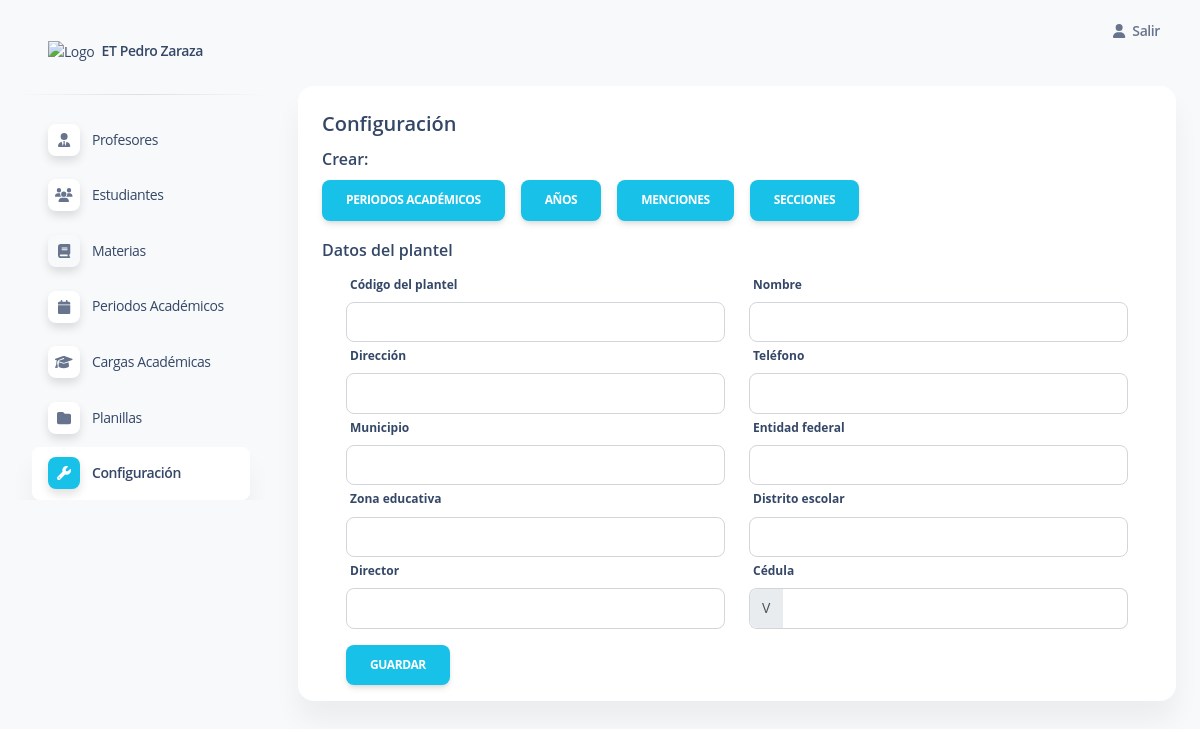
The app's page /configuracion (signed in), older data.
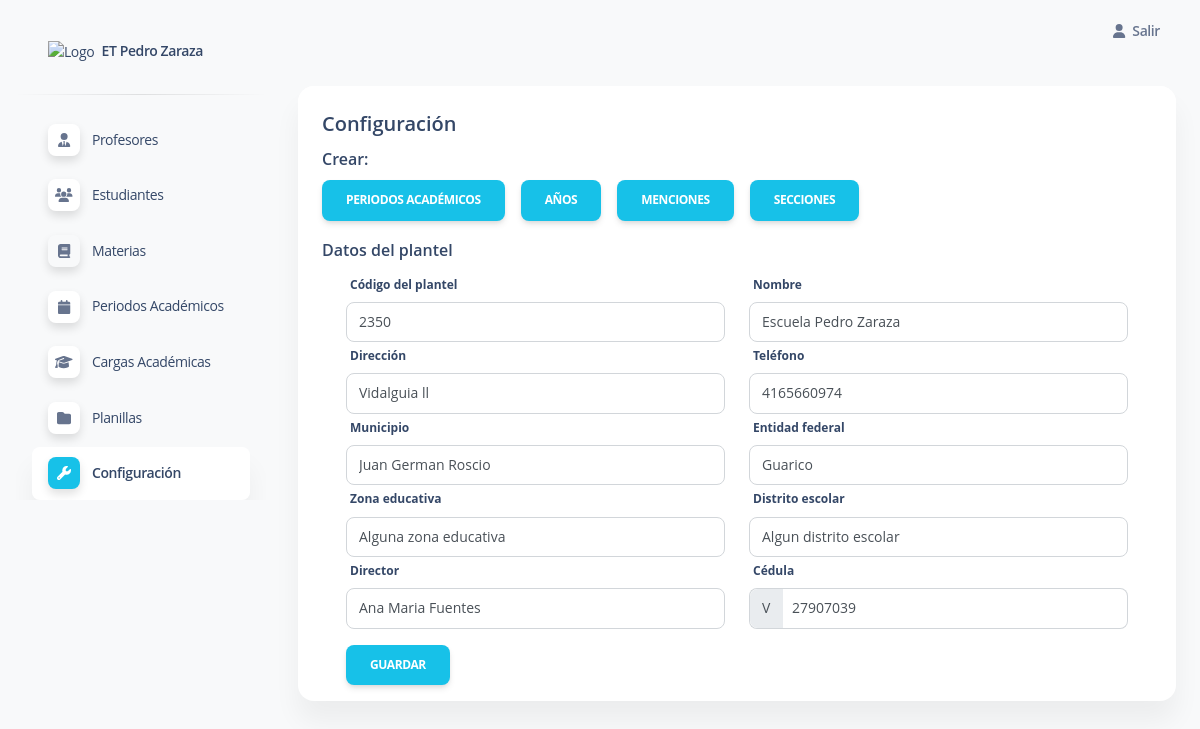
The same page, newer data.
### apps/home/models.py (models this page shows, shortened)
class DatosPlantel(models.Model):
    id = models.AutoField(primary_key=True)  # Llave primaria autoincremental
    codigo = models.CharField(max_length=255)  # Cadena de texto no nula
    nombre = models.CharField(max_length=255)  # Cadena de texto no nula
    direccion = models.CharField(max_length=255)  # Cadena de texto no nula
    telefono = models.PositiveIntegerField()  # Número no nulo
    municipio = models.CharField(max_length=255)  # Cadena de texto no nula
    entidad_federal = models.CharField(max_length=255)  # Cadena de texto no nula
    zona_educativa = models.CharField(max_length=255)  # Cadena de texto no nula
    distrito_escolar = models.CharField(max_length=255)  # Cadena de texto no nula
    ci_tipo = models.CharField(max_length=1, null=False)  # String de un solo carácter no nulo
    ci = models.PositiveIntegerField(null=False)  # Número no nulo
    director = models.CharField(max_length=255)
    class Meta:
        verbose_name_plural = "Datos Plantel"  # Nombre en plural para el panel de administración

### apps/home/views.py (the view)
# urls.py: path('configuracion', views.configuracion, name='configuracion'),
@login_required(login_url="/login/")
def configuracion(request):
    if request.method == 'POST':
        form = PlantelForm(request.POST)
        if form.is_valid():
            datos_plantel = DatosPlantel.objects.first()
            if datos_plantel:
                DatosPlantel.objects.update(**form.cleaned_data)
            else:
                DatosPlantel.objects.create(**form.cleaned_data)
                datos_plantel = form.cleaned_data
    else:
        datos_plantel = DatosPlantel.objects.values().first()
        if not datos_plantel:
            datos_plantel= {
                'codigo': '',
                'nombre': '',
                'direccion': '',
                'telefono': None,
                'municipio': '',
                'entidad_federal': '',
                'zona_educativa': '',
                'distrito_escolar': '',
                'director': '',
                'ci_tipo': '',
                'ci': None
            }
    form = PlantelForm(initial=datos_plantel)
    content = 'home/configuracion/index.html'
    context = {
        'form':form,
        'segment':'configuracion',
        'title':'Configuración',
        'table':content
    }
    return render(request, 'home/table.html', context)

### apps/context_processors.py (called while the page is built)
def cfg_assets_root(request):
    return { 'ASSETS_ROOT' : settings.ASSETS_ROOT }

### apps/templates/home/table.html (shortened to what this page needs)
{% extends 'layouts/base.html' %}
{% block content %}
{% load tags %}
<div class="container-fluid py-4">
  <div class="row">
    <div class="col-12">
      <div class="card mb-4">
        <div class="card-header pb-0">
          <div class="d-flex justify-content-between">
            <h5>{{ title }}</h5>
          </div>
        </div>
        <div class="card-body p-0">
          <div class="table-responsive p-0" id="contenedor-tabla">
            {% include table %}
          </div>
        </div>
      </div>
    </div>
  </div>
</div>
{% endblock content %}

### apps/templates/layouts/base.html (shortened to what this page needs)
<!DOCTYPE html>
<html lang="es">
<head>
  <link href="{{ ASSETS_ROOT }}/lib/select2-4.1.0-rc.0/dist/css/select2.min.css" rel="stylesheet" />
  <link id="pagestyle" href="{{ ASSETS_ROOT }}/css/soft-ui-dashboard.css?v=1.0.6" rel="stylesheet" />
  <link id="pagestyle_base" href="{{ ASSETS_ROOT }}/css/base.css" rel="stylesheet" />
  <link id="pagestyle_dark" href="{{ ASSETS_ROOT }}/css/dark-theme-core.css" rel="stylesheet" />
</head>
<body class="g-sidenav-show  bg-gray-100">
  {% include "includes/sidebar.html" %}
  <main class="main-content position-relative max-height-vh-100 h-100 border-radius-lg ">
    {% include "includes/navigation.html" %}
    {% block content %}{% endblock content %}
  </main>
</body>
</html>

### apps/templates/includes/sidebar.html (shortened to what this page needs)
<aside class="sidenav navbar navbar-vertical navbar-expand-xs border-0 border-radius-xl my-3 fixed-start ms-3 " id="sidenav-main">
  <div class="sidenav-header">
    <a class="navbar-brand m-0" href="/">
      <img src="{{ ASSETS_ROOT }}/img/logo.svg" alt="Logo">
      <span class="ms-1 font-weight-bold">ET Pedro Zaraza</span>
    </a>
  </div>
  <hr class="horizontal dark mt-0">
  <div class="collapse navbar-collapse  w-auto " id="sidenav-collapse-main">
    <ul class="navbar-nav">
      <li class="nav-item">
        <a class="nav-link {% if 'profesores' in segment %} active text-white {% endif %}" href="{% url 'profesores' %}">
          <div class="icon icon-shape icon-sm shadow border-radius-md bg-white text-center me-2 d-flex align-items-center justify-content-center">
            <i class="fas fa-user-tie" aria-hidden="true"></i>
          </div>
          <span class="nav-link-text ms-1 text-dark">Profesores</span>
        </a>
      </li>
      <li class="nav-item">
        <a class="nav-link {% if 'estudiante' in segment %} active text-white {% endif %}" href="{% url 'estudiante' %}">
          <div class="icon icon-shape icon-sm shadow border-radius-md bg-white text-center me-2 d-flex align-items-center justify-content-center">
            <i class="fas fa-users" aria-hidden="true"></i>
          </div>
          <span class="nav-link-text ms-1 text-dark">Estudiantes</span>
        </a>
      </li>
      <li class="nav-item">
        <a class="nav-link {% if 'materia' in segment %} active text-white {% endif %}" href="{% url 'materia' %}">
          <div class="icon icon-shape icon-sm shadow border-radius-md text-center me-2 d-flex align-items-center justify-content-center">
            <i class="fa fa-book" aria-hidden="true"></i>
          </div>
          <span class="nav-link-text ms-1 text-dark">Materias</span>
        </a>
      </li>
      <li class="nav-item">
        <a class="nav-link {% if 'periodo' in segment %} active text-white {% endif %}" href="{% url 'periodo' %}">
          <div class="icon icon-shape icon-sm shadow border-radius-md bg-white text-center me-2 d-flex align-items-center justify-content-center">
            <i class="fas fa-calendar" aria-hidden="true"></i>
          </div>
          <span class="nav-link-text ms-1 text-dark">Periodos Académicos</span>
        </a>
      </li>
      <li class="nav-item">
        <a class="nav-link {% if 'carga' in segment %} active text-white {% endif %}" href="{% url 'carga' %}">
          <div class="icon icon-shape icon-sm shadow border-radius-md bg-white text-center me-2 d-flex align-items-center justify-content-center">
            <i class="fas fa-graduation-cap" aria-hidden="true"></i>
          </div>
          <span class="nav-link-text ms-1 text-dark">Cargas Académicas</span>
        </a>
      </li>
      <li class="nav-item">
        <a class="nav-link {% if 'planilla' in segment %} active text-white {% endif %}" href="{% url 'planilla' %}">
          <div class="icon icon-shape icon-sm shadow border-radius-md bg-white text-center me-2 d-flex align-items-center justify-content-center">
            <i class="fas fa-folder" aria-hidden="true"></i>
          </div>
          <span class="nav-link-text ms-1 text-dark">Planillas</span>
        </a>
      </li>
      <li class="nav-item">
        <a class="nav-link {% if 'configuracion' in segment %} active text-white {% endif %}" href="{% url 'configuracion' %}">
          <div class="icon icon-shape icon-sm shadow border-radius-md bg-white text-center me-2 d-flex align-items-center justify-content-center">
            <i class="fas fa-wrench" aria-hidden="true"></i>
          </div>
          <span class="nav-link-text ms-1 text-dark">Configuración</span>
        </a>
      </li>
    </ul>
  </div>
</aside>

### apps/templates/includes/navigation.html (shortened to what this page needs)
    <nav class="navbar navbar-main navbar-expand-lg px-0 mx-4 shadow-none border-radius-xl" id="navbarBlur" navbar-scroll="true">
      <div class="container-fluid py-1 px-3">
                <div class="collapse navbar-collapse mt-sm-0 mt-2 me-md-0 me-sm-4" id="navbar">
          <ul class="navbar-nav  justify-content-end">
            <li class="nav-item d-flex align-items-center">
              <a href="{% url 'logout' %}" class="nav-link text-body font-weight-bold px-0">
                <i class="fa fa-user me-sm-1"></i>
                <span class="d-sm-inline d-none">Salir</span>
              </a>
            </li>
          </ul>
        </div>
      </div>
    </nav>

### apps/templates/home/configuracion/index.html (shortened to what this page needs)
{% block stylesheets %}
<link id="custom_style" href="{{ ASSETS_ROOT }}/css/custom.css" rel="stylesheet" />
{% endblock stylesheets %}
<div class="container-fluid">
  <div class="width-min">
    <h6>Crear:</h6>
    <div class="d-flex gap-3">
      <a class="btn btn-primary" href="{% url 'crear_periodo' %}" role="button">Periodos Académicos</a>
      <a class="btn btn-primary" href="{% url 'crear_anios' %}" role="button">Años</a>
      <a class="btn btn-primary" href="{% url 'crear_menciones' %}" role="button">Menciones</a>
      <a class="btn btn-primary" href="{% url 'secciones' %}" role="button">Secciones</a>
    </div>
  </div>
  <h6>Datos del plantel</h6>
  <form method="post">
    <div class="container">
      <div class="row">
        <div class="col {% if form.codigo.errors %}form-error{% endif %}">
          <label for="{{ form.codigo.id_for_label }}">{{ form.codigo.label }}</label>
          {{ form.codigo }}
        </div>
        <div class="col {% if form.nombre.errors %}form-error{% endif %}">
          <label for="{{ form.nombre.id_for_label }}">{{ form.nombre.label }}</label>
          {{ form.nombre }}
        </div>
        <div class="col {% if form.direccion.errors %}form-error{% endif %}">
          <label for="{{ form.direccion.id_for_label }}">{{ form.direccion.label }}</label>
          {{ form.direccion }}
        </div>
        <div class="col {% if form.telefono.errors %}form-error{% endif %}">
          <label for="{{ form.telefono.id_for_label }}">{{ form.telefono.label }}</label>
          {{ form.telefono }}
        </div>
        <div class="col {% if form.municipio.errors %}form-error{% endif %}">
          <label for="{{ form.municipio.id_for_label }}">{{ form.municipio.label }}</label>
          {{ form.municipio }}
        </div>
        <div class="col {% if form.entidad_federal.errors %}form-error{% endif %}">
          <label for="{{ form.entidad_federal.id_for_label }}">{{ form.entidad_federal.label }}</label>
          {{ form.entidad_federal }}
        </div>
        <div class="col {% if form.zona_educativa.errors %}form-error{% endif %}">
          <label for="{{ form.zona_educativa.id_for_label }}">{{ form.zona_educativa.label }}</label>
          {{ form.zona_educativa }}
        </div>
        <div class="col {% if form.distrito_escolar.errors %}form-error{% endif %}">
          <label for="{{ form.distrito_escolar.id_for_label }}">{{ form.distrito_escolar.label }}</label>
          {{ form.distrito_escolar }}
        </div>
        <div class="col {% if form.director.errors %}form-error{% endif %}">
          <label for="{{ form.director.id_for_label }}">{{ form.director.label }}</label>
          {{ form.director }}
        </div>
        <div class="col {% if form.ci_tipo.errors %}form-error{% endif %}">
          <label for="{{ form.ci_tipo.id_for_label }}">{{ form.ci.label }}</label>
          <div class="input-group">
            <div class="input-group-text p-0">
              {{ form.ci_tipo }}
            </div>
            {{ form.ci }}
          </div>
        </div>
        <div class="col pt-3">
          <button class="btn btn-primary" type="submit">Guardar</button>
        </div>
      </div>
    </div>
  </form>
</div>

### apps/static/assets/css/dark-theme-core.css (style rules this page uses)
body { transition: background-color 200ms ease-in; }

### apps/static/assets/css/custom.css (style rules this page uses)
.br-start { border-radius: 0.5rem 0px 0px 0.5rem !important; }
.padding-left-10px { padding-left: 10px !important; }

Row changes from the older to the newer data that the page shows:
added DatosPlantel: codigo "2350", nombre "Escuela Pedro Zaraza", direccion "Vidalguia ll", telefono "4165660974", municipio "Juan German Roscio", entidad_federal "Guarico", zona_educativa "Alguna zona educativa", distrito_escolar "Algun distrito escolar", director "Ana Maria Fuentes", ci_tipo "V", ci "27907039"
Text that changed along with them:
form field ci_tipo: "V" → (not shown)
